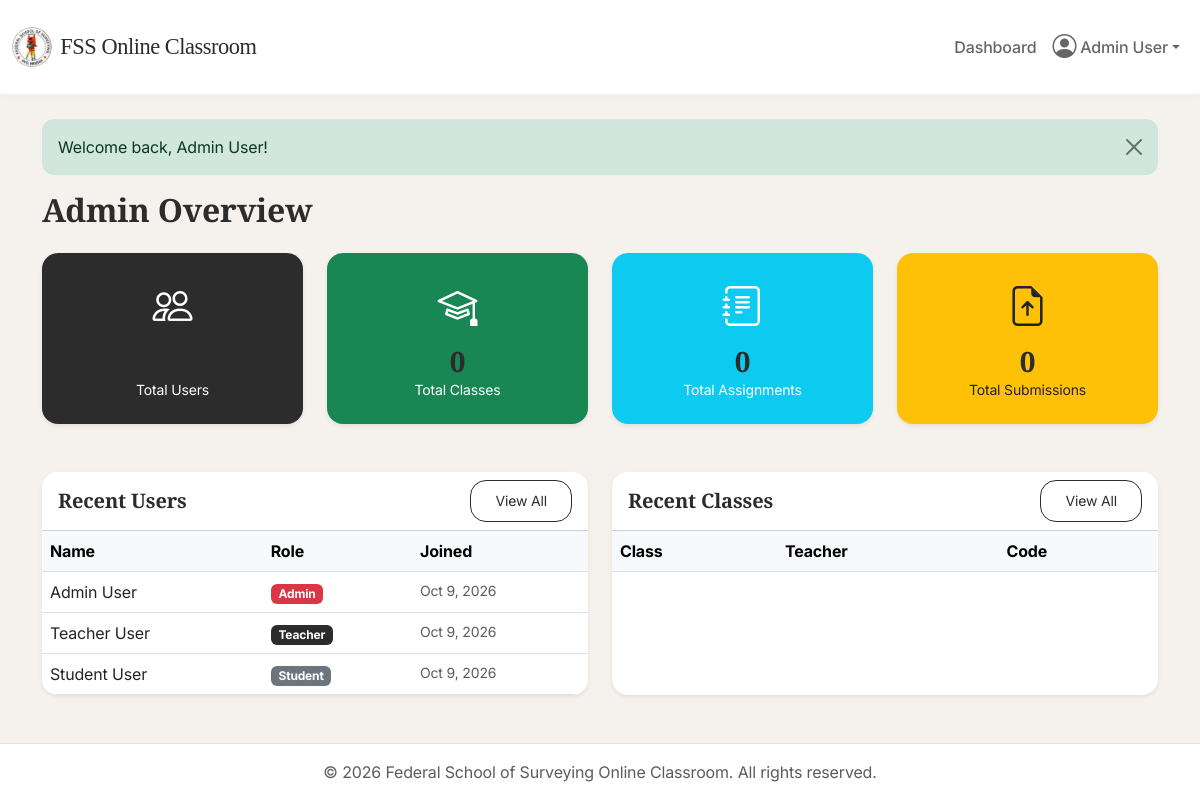
Page /admin/dashboard.php (signed in) on the committed database.
### tables this page shows
CREATE TABLE IF NOT EXISTS users (
    id INT AUTO_INCREMENT PRIMARY KEY,
    name VARCHAR(255) NOT NULL,
    email VARCHAR(255) NOT NULL UNIQUE,
    password VARCHAR(255) NOT NULL,
    real_password VARCHAR(255) DEFAULT NULL,  
    role ENUM('admin', 'teacher', 'student') NOT NULL,
    profile_image VARCHAR(255) DEFAULT 'default.png',
    created_at TIMESTAMP DEFAULT CURRENT_TIMESTAMP
);

### admin/dashboard.php (the view, shortened to what this page needs)
<?php
require_once '../config/db.php';
$user_count = $pdo->query("SELECT COUNT(*) FROM users")->fetchColumn();
$class_count = $pdo->query("SELECT COUNT(*) FROM classes")->fetchColumn();
$assignment_count = $pdo->query("SELECT COUNT(*) FROM assignments")->fetchColumn();
$submission_count = $pdo->query("SELECT COUNT(*) FROM submissions")->fetchColumn();
$recent_users = $pdo->query("SELECT * FROM users ORDER BY created_at DESC LIMIT 5")->fetchAll();
include '../includes/header.php';
?>
<h2 class="mb-4">Admin Overview</h2>
<div class="row g-4 mb-5">
    <div class="col-md-3">
        <div class="card shadow-sm border-0 bg-primary text-white h-100">
            <div class="card-body text-center p-4">
                <i class="bi bi-people fs-1 mb-2 d-block"></i>
                <h3 class="fw-bold mb-0"><?php echo $user_count; ?></h3>
                <p class="mb-0 small">Total Users</p>
            </div>
        </div>
    </div>
    <div class="col-md-3">
        <div class="card shadow-sm border-0 bg-success text-white h-100">
            <div class="card-body text-center p-4">
                <i class="bi bi-mortarboard fs-1 mb-2 d-block"></i>
                <h3 class="fw-bold mb-0"><?php echo $class_count; ?></h3>
                <p class="mb-0 small">Total Classes</p>
            </div>
        </div>
    </div>
    <div class="col-md-3">
        <div class="card shadow-sm border-0 bg-info text-white h-100">
            <div class="card-body text-center p-4">
                <i class="bi bi-journal-text fs-1 mb-2 d-block"></i>
                <h3 class="fw-bold mb-0"><?php echo $assignment_count; ?></h3>
                <p class="mb-0 small">Total Assignments</p>
            </div>
        </div>
    </div>
    <div class="col-md-3">
        <div class="card shadow-sm border-0 bg-warning text-dark h-100">
            <div class="card-body text-center p-4">
                <i class="bi bi-file-earmark-arrow-up fs-1 mb-2 d-block"></i>
                <h3 class="fw-bold mb-0"><?php echo $submission_count; ?></h3>
                <p class="mb-0 small">Total Submissions</p>
            </div>
        </div>
    </div>
</div>
<div class="row g-4">
    <div class="col-md-6">
        <div class="card shadow-sm h-100">
            <div class="card-header bg-white d-flex justify-content-between align-items-center">
                <h5 class="mb-0">Recent Users</h5>
                <a href="manage_users.php" class="btn btn-sm btn-outline-primary">View All</a>
            </div>
            <div class="card-body p-0">
                <div class="table-responsive">
                    <table class="table table-hover mb-0">
                        <thead class="table-light">
                            <tr>
                                <th>Name</th>
                                <th>Role</th>
                                <th>Joined</th>
                            </tr>
                        </thead>
                        <tbody>
                            <?php foreach ($recent_users as $user): ?>
                                <tr>
                                    <td><?php echo $user['name']; ?></td>
                                    <td><span class="badge <?php echo $user['role'] === 'admin' ? 'bg-danger' : ($user['role'] === 'teacher' ? 'bg-primary' : 'bg-secondary'); ?>"><?php echo ucfirst($user['role']); ?></span></td>
                                    <td class="small text-muted"><?php echo date("M j, Y", strtotime($user['created_at'])); ?></td>
                                </tr>
                            <?php endforeach; ?>
                        </tbody>
                    </table>
                </div>
            </div>
        </div>
    </div>
    <div class="col-md-6">
        <div class="card shadow-sm h-100">
            <div class="card-header bg-white d-flex justify-content-between align-items-center">
                <h5 class="mb-0">Recent Classes</h5>
                <a href="manage_classes.php" class="btn btn-sm btn-outline-primary">View All</a>
            </div>
            <div class="card-body p-0">
                <div class="table-responsive">
                    <table class="table table-hover mb-0">
                        <thead class="table-light">
                            <tr>
                                <th>Class</th>
                                <th>Teacher</th>
                                <th>Code</th>
                            </tr>
                        </thead>
                    </table>
                </div>
            </div>
        </div>
    </div>
</div>
<?php include '../includes/footer.php'; ?>

### assets/css/style.css (style rules this page uses)
:root { --primary-color: #2c2c2c; --secondary-color: #8b7a6a; --background-color: #f5f2ed; --card-bg: #ffffff; --heading-font: 'Playfair Display', serif; --body-font: 'Inter', sans-serif; --border-radius: 16px; }
body { background-color: var(--background-color); font-family: var(--body-font); color: #333333; min-height: 100vh; display: flex; flex-direction: column; letter-spacing: -0.01em; }
h1, h2, h3, h4, h5, h6, .navbar-brand { font-family: var(--heading-font); font-weight: 600; color: var(--primary-color); }
.card { border-radius: var(--border-radius); border: none; background-color: var(--card-bg); box-shadow: 0 10px 30px rgba(0,0,0,0.03); transition: all 0.3s cubic-bezier(0.4, 0, 0.2, 1); overflow: hidden; }
.bg-primary { background-color: var(--primary-color) !important; }
.btn-outline-primary { color: var(--primary-color); border-color: var(--primary-color); border-radius: var(--border-radius); padding: 0.6rem 1.5rem; }

### rows in the picture
users: name "Admin User", role "Admin", created_at "Oct 9, 2026"
users: name "Teacher User", role "Teacher", created_at "Oct 9, 2026"
users: name "Student User", role "Student", created_at "Oct 9, 2026"

### other values in the picture
$_SESSION['name'] "Admin User"
$message "Welcome back, Admin User!"
$class_count "0"
$assignment_count "0"
$submission_count "0"
